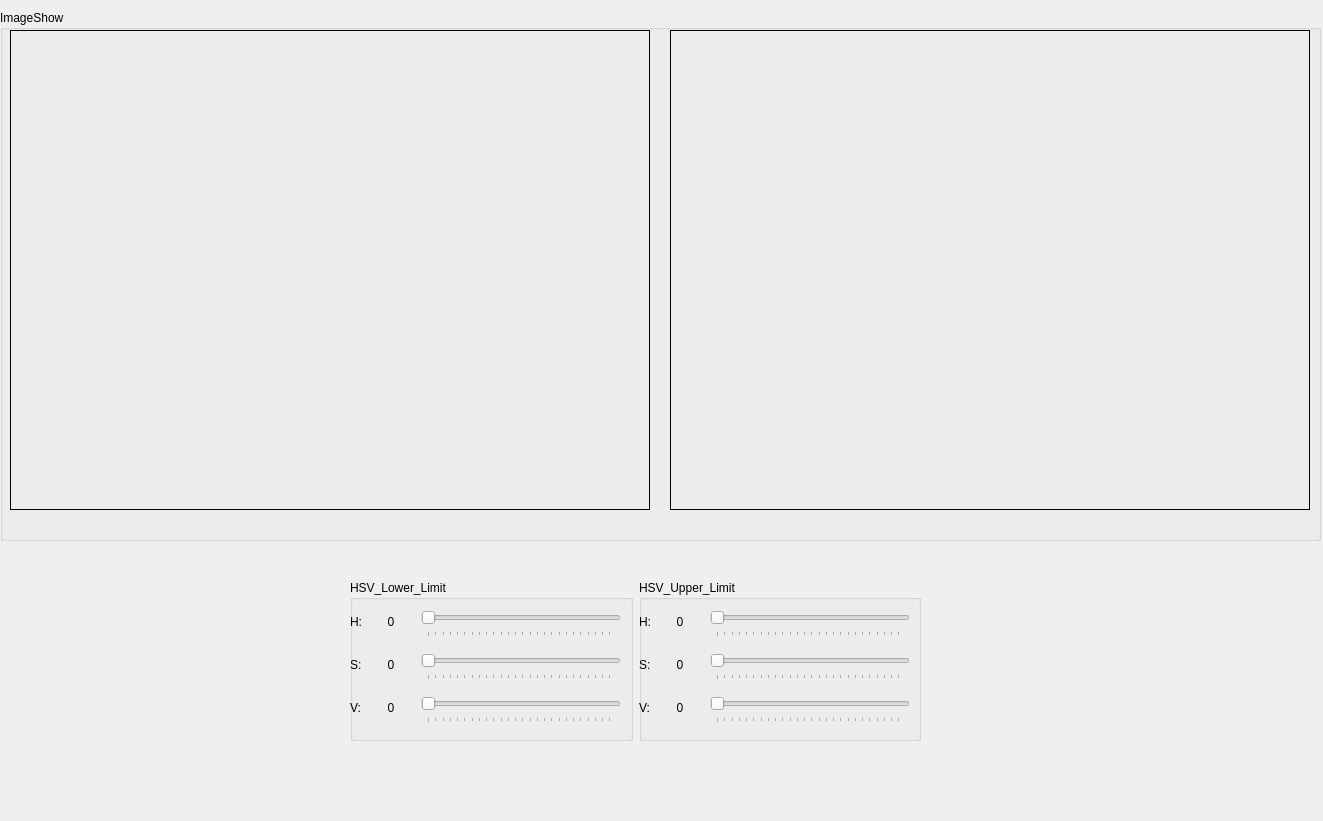
<?xml version="1.0" encoding="UTF-8"?>
<ui version="4.0">
 <class>Form</class>
 <widget class="QWidget" name="Form">
  <property name="geometry">
   <rect>
    <x>0</x>
    <y>0</y>
    <width>1323</width>
    <height>821</height>
   </rect>
  </property>
  <property name="windowTitle">
   <string>HSV阈值编辑</string>
  </property>
  <widget class="QGroupBox" name="groupBox_2">
   <property name="geometry">
    <rect>
     <x>0</x>
     <y>10</y>
     <width>1321</width>
     <height>531</height>
    </rect>
   </property>
   <property name="title">
    <string>ImageShow</string>
   </property>
   <widget class="QLabel" name="Img_Origin">
    <property name="geometry">
     <rect>
      <x>10</x>
      <y>20</y>
      <width>640</width>
      <height>480</height>
     </rect>
    </property>
    <property name="minimumSize">
     <size>
      <width>640</width>
      <height>480</height>
     </size>
    </property>
    <property name="maximumSize">
     <size>
      <width>640</width>
      <height>480</height>
     </size>
    </property>
    <property name="frameShape">
     <enum>QFrame::Box</enum>
    </property>
    <property name="text">
     <string/>
    </property>
   </widget>
  </widget>
  <widget class="QLabel" name="Img_Result">
   <property name="geometry">
    <rect>
     <x>670</x>
     <y>30</y>
     <width>640</width>
     <height>480</height>
    </rect>
   </property>
   <property name="minimumSize">
    <size>
     <width>640</width>
     <height>480</height>
    </size>
   </property>
   <property name="maximumSize">
    <size>
     <width>640</width>
     <height>480</height>
    </size>
   </property>
   <property name="frameShape">
    <enum>QFrame::Box</enum>
   </property>
   <property name="text">
    <string/>
   </property>
  </widget>
  <widget class="QWidget" name="">
   <property name="geometry">
    <rect>
     <x>350</x>
     <y>580</y>
     <width>571</width>
     <height>161</height>
    </rect>
   </property>
   <layout class="QHBoxLayout" name="horizontalLayout_7">
    <item>
     <widget class="QGroupBox" name="groupBox_Lower">
      <property name="title">
       <string>HSV_Lower_Limit</string>
      </property>
      <widget class="QWidget" name="layoutWidget">
       <property name="geometry">
        <rect>
         <x>0</x>
         <y>20</y>
         <width>271</width>
         <height>131</height>
        </rect>
       </property>
       <layout class="QVBoxLayout" name="verticalLayout">
        <item>
         <layout class="QHBoxLayout" name="horizontalLayout" stretch="0,0,1,0,0">
          <item>
           <widget class="QLabel" name="label">
            <property name="text">
             <string>H:</string>
            </property>
           </widget>
          </item>
          <item>
           <spacer name="horizontalSpacer">
            <property name="orientation">
             <enum>Qt::Horizontal</enum>
            </property>
            <property name="sizeHint" stdset="0">
             <size>
              <width>40</width>
              <height>20</height>
             </size>
            </property>
           </spacer>
          </item>
          <item>
           <widget class="QLabel" name="Lower_H_Value">
            <property name="minimumSize">
             <size>
              <width>20</width>
              <height>30</height>
             </size>
            </property>
            <property name="maximumSize">
             <size>
              <width>20</width>
              <height>30</height>
             </size>
            </property>
            <property name="text">
             <string>0</string>
            </property>
            <property name="alignment">
             <set>Qt::AlignCenter</set>
            </property>
           </widget>
          </item>
          <item>
           <spacer name="horizontalSpacer_2">
            <property name="orientation">
             <enum>Qt::Horizontal</enum>
            </property>
            <property name="sizeHint" stdset="0">
             <size>
              <width>40</width>
              <height>20</height>
             </size>
            </property>
           </spacer>
          </item>
          <item>
           <widget class="QSlider" name="Lower_H_Slider">
            <property name="minimumSize">
             <size>
              <width>200</width>
              <height>30</height>
             </size>
            </property>
            <property name="maximumSize">
             <size>
              <width>200</width>
              <height>30</height>
             </size>
            </property>
            <property name="maximum">
             <number>255</number>
            </property>
            <property name="orientation">
             <enum>Qt::Horizontal</enum>
            </property>
            <property name="tickPosition">
             <enum>QSlider::TicksBelow</enum>
            </property>
           </widget>
          </item>
         </layout>
        </item>
        <item>
         <layout class="QHBoxLayout" name="horizontalLayout_2" stretch="0,0,1,0,0">
          <item>
           <widget class="QLabel" name="label_2">
            <property name="text">
             <string>S:</string>
            </property>
           </widget>
          </item>
          <item>
           <spacer name="horizontalSpacer_3">
            <property name="orientation">
             <enum>Qt::Horizontal</enum>
            </property>
            <property name="sizeHint" stdset="0">
             <size>
              <width>40</width>
              <height>20</height>
             </size>
            </property>
           </spacer>
          </item>
          <item>
           <widget class="QLabel" name="Lower_S_Value">
            <property name="minimumSize">
             <size>
              <width>20</width>
              <height>30</height>
             </size>
            </property>
            <property name="maximumSize">
             <size>
              <width>20</width>
              <height>30</height>
             </size>
            </property>
            <property name="text">
             <string>0</string>
            </property>
            <property name="alignment">
             <set>Qt::AlignCenter</set>
            </property>
           </widget>
          </item>
          <item>
           <spacer name="horizontalSpacer_4">
            <property name="orientation">
             <enum>Qt::Horizontal</enum>
            </property>
            <property name="sizeHint" stdset="0">
             <size>
              <width>40</width>
              <height>20</height>
             </size>
            </property>
           </spacer>
          </item>
          <item>
           <widget class="QSlider" name="Lower_S_Slider">
            <property name="minimumSize">
             <size>
              <width>200</width>
              <height>30</height>
             </size>
            </property>
            <property name="maximumSize">
             <size>
              <width>200</width>
              <height>30</height>
             </size>
            </property>
            <property name="maximum">
             <number>255</number>
            </property>
            <property name="orientation">
             <enum>Qt::Horizontal</enum>
            </property>
            <property name="tickPosition">
             <enum>QSlider::TicksBelow</enum>
            </property>
           </widget>
          </item>
         </layout>
        </item>
        <item>
         <layout class="QHBoxLayout" name="horizontalLayout_3" stretch="0,0,1,0,0">
          <item>
           <widget class="QLabel" name="label_3">
            <property name="text">
             <string>V:</string>
            </property>
           </widget>
          </item>
          <item>
           <spacer name="horizontalSpacer_5">
            <property name="orientation">
             <enum>Qt::Horizontal</enum>
            </property>
            <property name="sizeHint" stdset="0">
             <size>
              <width>40</width>
              <height>20</height>
             </size>
            </property>
           </spacer>
          </item>
          <item>
           <widget class="QLabel" name="Lower_V_Value">
            <property name="minimumSize">
             <size>
              <width>20</width>
              <height>30</height>
             </size>
            </property>
            <property name="maximumSize">
             <size>
              <width>20</width>
              <height>30</height>
             </size>
            </property>
            <property name="text">
             <string>0</string>
            </property>
            <property name="alignment">
             <set>Qt::AlignCenter</set>
            </property>
           </widget>
          </item>
          <item>
           <spacer name="horizontalSpacer_6">
            <property name="orientation">
             <enum>Qt::Horizontal</enum>
            </property>
            <property name="sizeHint" stdset="0">
             <size>
              <width>40</width>
              <height>20</height>
             </size>
            </property>
           </spacer>
          </item>
          <item>
           <widget class="QSlider" name="Lower_V_Slider">
            <property name="minimumSize">
             <size>
              <width>200</width>
              <height>30</height>
             </size>
            </property>
            <property name="maximumSize">
             <size>
              <width>200</width>
              <height>30</height>
             </size>
            </property>
            <property name="maximum">
             <number>255</number>
            </property>
            <property name="orientation">
             <enum>Qt::Horizontal</enum>
            </property>
            <property name="tickPosition">
             <enum>QSlider::TicksBelow</enum>
            </property>
           </widget>
          </item>
         </layout>
        </item>
       </layout>
      </widget>
     </widget>
    </item>
    <item>
     <widget class="QGroupBox" name="groupBox_Upper">
      <property name="title">
       <string>HSV_Upper_Limit</string>
      </property>
      <widget class="QWidget" name="layoutWidget_3">
       <property name="geometry">
        <rect>
         <x>0</x>
         <y>20</y>
         <width>271</width>
         <height>131</height>
        </rect>
       </property>
       <layout class="QVBoxLayout" name="verticalLayout_2">
        <item>
         <layout class="QHBoxLayout" name="horizontalLayout_4" stretch="0,0,1,0,0">
          <item>
           <widget class="QLabel" name="label_4">
            <property name="text">
             <string>H:</string>
            </property>
           </widget>
          </item>
          <item>
           <spacer name="horizontalSpacer_7">
            <property name="orientation">
             <enum>Qt::Horizontal</enum>
            </property>
            <property name="sizeHint" stdset="0">
             <size>
              <width>40</width>
              <height>20</height>
             </size>
            </property>
           </spacer>
          </item>
          <item>
           <widget class="QLabel" name="Upper_H_Value">
            <property name="minimumSize">
             <size>
              <width>20</width>
              <height>30</height>
             </size>
            </property>
            <property name="maximumSize">
             <size>
              <width>20</width>
              <height>30</height>
             </size>
            </property>
            <property name="text">
             <string>0</string>
            </property>
            <property name="alignment">
             <set>Qt::AlignCenter</set>
            </property>
           </widget>
          </item>
          <item>
           <spacer name="horizontalSpacer_8">
            <property name="orientation">
             <enum>Qt::Horizontal</enum>
            </property>
            <property name="sizeHint" stdset="0">
             <size>
              <width>40</width>
              <height>20</height>
             </size>
            </property>
           </spacer>
          </item>
          <item>
           <widget class="QSlider" name="Upper_H_Slider">
            <property name="minimumSize">
             <size>
              <width>200</width>
              <height>30</height>
             </size>
            </property>
            <property name="maximumSize">
             <size>
              <width>200</width>
              <height>30</height>
             </size>
            </property>
            <property name="maximum">
             <number>255</number>
            </property>
            <property name="orientation">
             <enum>Qt::Horizontal</enum>
            </property>
            <property name="tickPosition">
             <enum>QSlider::TicksBelow</enum>
            </property>
           </widget>
          </item>
         </layout>
        </item>
        <item>
         <layout class="QHBoxLayout" name="horizontalLayout_5" stretch="0,0,1,0,0">
          <item>
           <widget class="QLabel" name="label_5">
            <property name="text">
             <string>S:</string>
            </property>
           </widget>
          </item>
          <item>
           <spacer name="horizontalSpacer_9">
            <property name="orientation">
             <enum>Qt::Horizontal</enum>
            </property>
            <property name="sizeHint" stdset="0">
             <size>
              <width>40</width>
              <height>20</height>
             </size>
            </property>
           </spacer>
          </item>
          <item>
           <widget class="QLabel" name="Upper_S_Value">
            <property name="minimumSize">
             <size>
              <width>20</width>
              <height>30</height>
             </size>
            </property>
            <property name="maximumSize">
             <size>
              <width>20</width>
              <height>30</height>
             </size>
            </property>
            <property name="text">
             <string>0</string>
            </property>
            <property name="alignment">
             <set>Qt::AlignCenter</set>
            </property>
           </widget>
          </item>
          <item>
           <spacer name="horizontalSpacer_10">
            <property name="orientation">
             <enum>Qt::Horizontal</enum>
            </property>
            <property name="sizeHint" stdset="0">
             <size>
              <width>40</width>
              <height>20</height>
             </size>
            </property>
           </spacer>
          </item>
          <item>
           <widget class="QSlider" name="Upper_S_Slider">
            <property name="minimumSize">
             <size>
              <width>200</width>
              <height>30</height>
             </size>
            </property>
            <property name="maximumSize">
             <size>
              <width>200</width>
              <height>30</height>
             </size>
            </property>
            <property name="maximum">
             <number>255</number>
            </property>
            <property name="orientation">
             <enum>Qt::Horizontal</enum>
            </property>
            <property name="tickPosition">
             <enum>QSlider::TicksBelow</enum>
            </property>
           </widget>
          </item>
         </layout>
        </item>
        <item>
         <layout class="QHBoxLayout" name="horizontalLayout_6" stretch="0,0,1,0,0">
          <item>
           <widget class="QLabel" name="label_6">
            <property name="text">
             <string>V:</string>
            </property>
           </widget>
          </item>
          <item>
           <spacer name="horizontalSpacer_11">
            <property name="orientation">
             <enum>Qt::Horizontal</enum>
            </property>
            <property name="sizeHint" stdset="0">
             <size>
              <width>40</width>
              <height>20</height>
             </size>
            </property>
           </spacer>
          </item>
          <item>
           <widget class="QLabel" name="Upper_V_Value">
            <property name="minimumSize">
             <size>
              <width>20</width>
              <height>30</height>
             </size>
            </property>
            <property name="maximumSize">
             <size>
              <width>20</width>
              <height>30</height>
             </size>
            </property>
            <property name="text">
             <string>0</string>
            </property>
            <property name="alignment">
             <set>Qt::AlignCenter</set>
            </property>
           </widget>
          </item>
          <item>
           <spacer name="horizontalSpacer_12">
            <property name="orientation">
             <enum>Qt::Horizontal</enum>
            </property>
            <property name="sizeHint" stdset="0">
             <size>
              <width>40</width>
              <height>20</height>
             </size>
            </property>
           </spacer>
          </item>
          <item>
           <widget class="QSlider" name="Upper_V_Slider">
            <property name="minimumSize">
             <size>
              <width>200</width>
              <height>30</height>
             </size>
            </property>
            <property name="maximumSize">
             <size>
              <width>200</width>
              <height>30</height>
             </size>
            </property>
            <property name="maximum">
             <number>255</number>
            </property>
            <property name="orientation">
             <enum>Qt::Horizontal</enum>
            </property>
            <property name="tickPosition">
             <enum>QSlider::TicksBelow</enum>
            </property>
           </widget>
          </item>
         </layout>
        </item>
       </layout>
      </widget>
     </widget>
    </item>
   </layout>
  </widget>
 </widget>
 <resources/>
 <connections/>
</ui>
